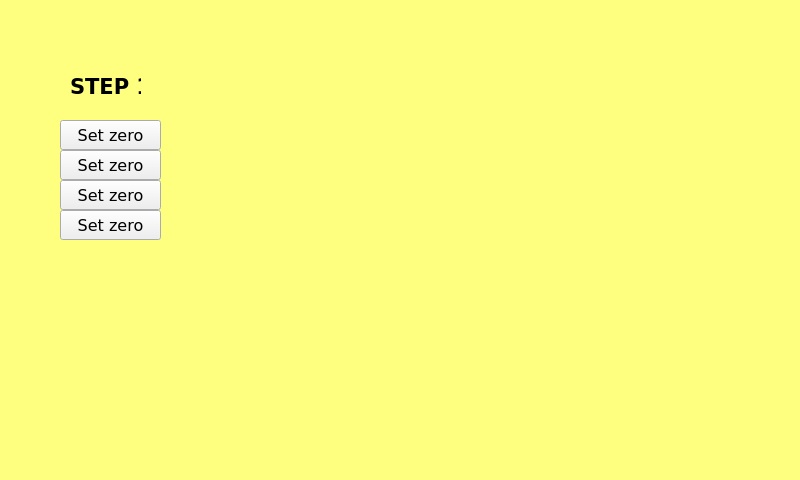
<?xml version="1.0" encoding="UTF-8"?>
<ui version="4.0">
 <class>page500</class>
 <widget class="QWidget" name="page500">
  <property name="geometry">
   <rect>
    <x>0</x>
    <y>0</y>
    <width>800</width>
    <height>480</height>
   </rect>
  </property>
  <property name="minimumSize">
   <size>
    <width>800</width>
    <height>480</height>
   </size>
  </property>
  <property name="maximumSize">
   <size>
    <width>800</width>
    <height>480</height>
   </size>
  </property>
  <property name="windowTitle">
   <string>page500</string>
  </property>
  <property name="styleSheet">
   <string notr="true">QWidget#page500
{
background-color: rgb(255, 255, 127);
}</string>
  </property>
  <widget class="ATCMbutton" name="atcmButton_11">
   <property name="geometry">
    <rect>
     <x>60</x>
     <y>180</y>
     <width>101</width>
     <height>30</height>
    </rect>
   </property>
   <property name="sizePolicy">
    <sizepolicy hsizetype="Maximum" vsizetype="Maximum">
     <horstretch>0</horstretch>
     <verstretch>0</verstretch>
    </sizepolicy>
   </property>
   <property name="font">
    <font>
     <family>DejaVu Sans</family>
     <pointsize>12</pointsize>
    </font>
   </property>
   <property name="toolTip">
    <string>SetZ_esc1</string>
   </property>
   <property name="whatsThis">
    <string>ATCMbutton widget</string>
   </property>
   <property name="pageName">
    <string/>
   </property>
   <property name="passwordVar">
    <string/>
   </property>
   <property name="statusvar">
    <string>SetZ_esc1</string>
   </property>
   <property name="viewStatus">
    <bool>false</bool>
   </property>
   <property name="visibilityVar">
    <string/>
   </property>
   <property name="text">
    <string>Set zero</string>
   </property>
   <property name="pressText">
    <string>Set zero</string>
   </property>
   <property name="borderWidth">
    <number>0</number>
   </property>
   <property name="borderRadius">
    <number>0</number>
   </property>
   <property name="apparence">
    <enum>QFrame::Raised</enum>
   </property>
  </widget>
  <widget class="QLabel" name="label_16">
   <property name="geometry">
    <rect>
     <x>70</x>
     <y>70</y>
     <width>71</width>
     <height>33</height>
    </rect>
   </property>
   <property name="font">
    <font>
     <family>DejaVu Sans</family>
     <pointsize>16</pointsize>
     <weight>75</weight>
     <bold>true</bold>
    </font>
   </property>
   <property name="text">
    <string>STEP 1</string>
   </property>
  </widget>
  <widget class="ATCMbutton" name="atcmButton_12">
   <property name="geometry">
    <rect>
     <x>60</x>
     <y>210</y>
     <width>101</width>
     <height>30</height>
    </rect>
   </property>
   <property name="sizePolicy">
    <sizepolicy hsizetype="Maximum" vsizetype="Maximum">
     <horstretch>0</horstretch>
     <verstretch>0</verstretch>
    </sizepolicy>
   </property>
   <property name="font">
    <font>
     <family>DejaVu Sans</family>
     <pointsize>12</pointsize>
    </font>
   </property>
   <property name="toolTip">
    <string>SetZ_esc1</string>
   </property>
   <property name="whatsThis">
    <string>ATCMbutton widget</string>
   </property>
   <property name="pageName">
    <string/>
   </property>
   <property name="passwordVar">
    <string/>
   </property>
   <property name="statusvar">
    <string>SetZ_esc1</string>
   </property>
   <property name="viewStatus">
    <bool>false</bool>
   </property>
   <property name="visibilityVar">
    <string/>
   </property>
   <property name="text">
    <string>Set zero</string>
   </property>
   <property name="pressText">
    <string>Set zero</string>
   </property>
   <property name="borderWidth">
    <number>0</number>
   </property>
   <property name="borderRadius">
    <number>0</number>
   </property>
   <property name="apparence">
    <enum>QFrame::Raised</enum>
   </property>
  </widget>
  <widget class="ATCMbutton" name="atcmButton_9">
   <property name="geometry">
    <rect>
     <x>60</x>
     <y>120</y>
     <width>101</width>
     <height>30</height>
    </rect>
   </property>
   <property name="sizePolicy">
    <sizepolicy hsizetype="Maximum" vsizetype="Maximum">
     <horstretch>0</horstretch>
     <verstretch>0</verstretch>
    </sizepolicy>
   </property>
   <property name="font">
    <font>
     <family>DejaVu Sans</family>
     <pointsize>12</pointsize>
    </font>
   </property>
   <property name="toolTip">
    <string>SetZ_esc1</string>
   </property>
   <property name="whatsThis">
    <string>ATCMbutton widget</string>
   </property>
   <property name="pageName">
    <string/>
   </property>
   <property name="passwordVar">
    <string/>
   </property>
   <property name="statusvar">
    <string>SetZ_esc1</string>
   </property>
   <property name="viewStatus">
    <bool>false</bool>
   </property>
   <property name="visibilityVar">
    <string/>
   </property>
   <property name="text">
    <string>Set zero</string>
   </property>
   <property name="pressText">
    <string>Set zero</string>
   </property>
   <property name="borderWidth">
    <number>0</number>
   </property>
   <property name="borderRadius">
    <number>0</number>
   </property>
   <property name="apparence">
    <enum>QFrame::Raised</enum>
   </property>
  </widget>
  <widget class="ATCMbutton" name="atcmButton_10">
   <property name="geometry">
    <rect>
     <x>60</x>
     <y>150</y>
     <width>101</width>
     <height>30</height>
    </rect>
   </property>
   <property name="sizePolicy">
    <sizepolicy hsizetype="Maximum" vsizetype="Maximum">
     <horstretch>0</horstretch>
     <verstretch>0</verstretch>
    </sizepolicy>
   </property>
   <property name="font">
    <font>
     <family>DejaVu Sans</family>
     <pointsize>12</pointsize>
    </font>
   </property>
   <property name="toolTip">
    <string>SetZ_esc1</string>
   </property>
   <property name="whatsThis">
    <string>ATCMbutton widget</string>
   </property>
   <property name="pageName">
    <string/>
   </property>
   <property name="passwordVar">
    <string/>
   </property>
   <property name="statusvar">
    <string>SetZ_esc1</string>
   </property>
   <property name="viewStatus">
    <bool>false</bool>
   </property>
   <property name="visibilityVar">
    <string/>
   </property>
   <property name="text">
    <string>Set zero</string>
   </property>
   <property name="pressText">
    <string>Set zero</string>
   </property>
   <property name="borderWidth">
    <number>0</number>
   </property>
   <property name="borderRadius">
    <number>0</number>
   </property>
   <property name="apparence">
    <enum>QFrame::Raised</enum>
   </property>
  </widget>
 </widget>
 <customwidgets>
  <customwidget>
   <class>ATCMbutton</class>
   <extends>QPushButton</extends>
   <header>atcmplugin.h</header>
  </customwidget>
 </customwidgets>
 <resources/>
 <connections/>
 <slots>
  <slot>goto_page(const char*,bool)</slot>
 </slots>
</ui>
